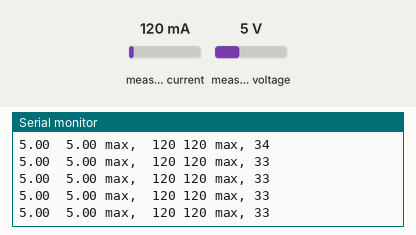
Simulated run of this sketch. Board: Arduino Uno, built with avr-gcc and run on an emulated ATmega328P. Shown: the last lines printed to the serial monitor. The inputs (shaded band) are chosen by the test bench; at power-on: measured current 120 mA, measured voltage 5 V.

Above: at 1.2 s.
1.3 s: measured current set to 40 mA
At 1.31 s:
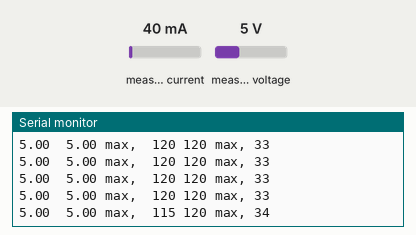
2.8 s: measured voltage set to 0.3 V
At 2.91 s:
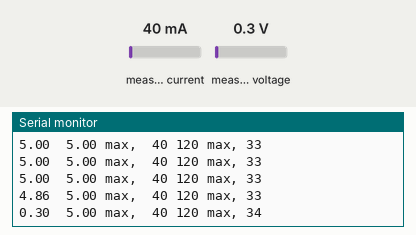
4.3 s: measured current set to 500 mA
At 4.31 s:
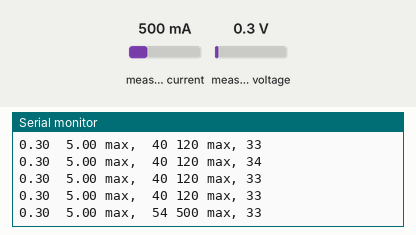
Timing chart, 0 to 7.3 s (numbered marks = the images above; inputs shaded):
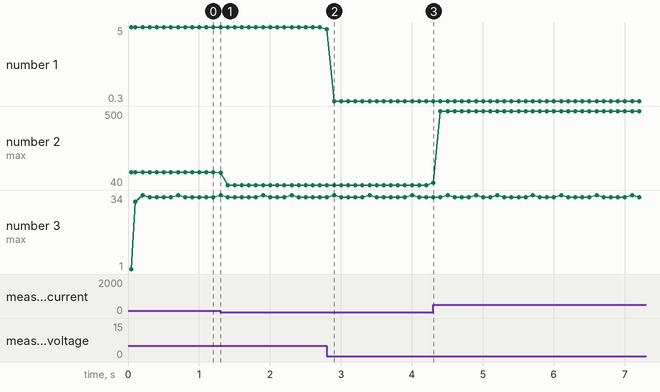

The sketch:

ina260_test.ino
```cpp
#include <Adafruit_INA260.h>

Adafruit_INA260 ina260 = Adafruit_INA260();

float maxAmp = 0;
float curAmp = 0;
long showTime = 0;
float voltage = 0;
float maxVoltage = 0;
int count = 0;
float totAmp = 0;
float totVolt = 0;

void setup() {
  Serial.begin(9600);
  // Wait until serial port is opened
  while (!Serial) { delay(10); }

  Serial.println("Adafruit INA260 Test");

  if (!ina260.begin()) {
    Serial.println("Couldn't find INA260 chip");
    while (1);
  }
  Serial.println("Found INA260 chip");
}

void loop() {
  /*
  float total = 0;
  for(int x=0; x<225; x++){
    curAmp = ina260.readCurrent();
    delay(1);
    total = total + curAmp;
    if (curAmp > maxAmp){
      maxAmp = curAmp;
    }
  }
  curAmp = total / 225.0;
  */
  curAmp = ina260.readCurrent();
  if (curAmp < 0) {curAmp = 0;}
  totAmp = totAmp + curAmp;
  if (curAmp > maxAmp){
    maxAmp = curAmp;
  }
  voltage = ina260.readBusVoltage();
  totVolt = totVolt + voltage;
  if (voltage > maxVoltage){
    maxVoltage = voltage;
  }
  count += 1;
  if (millis() > showTime){
    Serial.print(totVolt/1000/count, 2);
    Serial.print("  ");
    Serial.print(maxVoltage/1000, 2);
    Serial.print(" max,  ");
    Serial.print(totAmp / count, 0);
    Serial.print(" ");
    Serial.print(int(maxAmp));
    Serial.print(" max, ");
    Serial.println(count);
    showTime = showTime + 100;
    count = 0;
    totVolt = 0;
    totAmp = 0;
  }

  if (0 && millis() > showTime){
    Serial.print(millis() / 1000.0, 1);
    Serial.print(" s, ");
    Serial.print(ina260.readBusVoltage()/1000, 2);
    Serial.print(" V, ");
    Serial.print(int(curAmp));
    Serial.print(" mA  ");
    Serial.print(int(maxAmp));
    Serial.println(" mA Max");
    showTime = showTime + 250;
  }
}
```

Measured:
- after the input at 1.3 s, the serial monitor: prints a new line at once (image 1)
- after the input at 2.8 s, the serial monitor: prints a new line at once (image 2)
- after the input at 4.3 s, the serial monitor: prints a new line at once (image 3)
- plotted number 1: 5 → 0.3 after the input at 2.8 s
- plotted number 2: 120 → 40 after the input at 1.3 s, 40 → 500 after the input at 4.3 s
